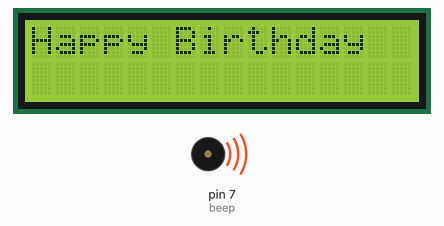
Bench run of a sketch on a simulated Arduino Uno, built with avr-gcc and run on an emulated ATmega328P. Parts: 16×2 character LCD, buzzer (waves = sounding).

Above: at 0.1 s.
At 9.1 s:
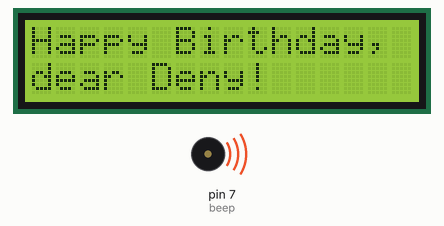
At 12.7 s:
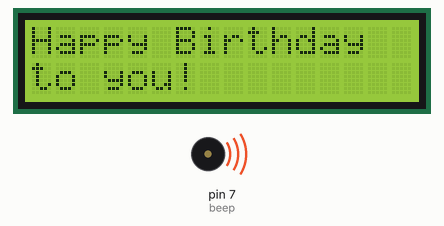
At 17.59 s:
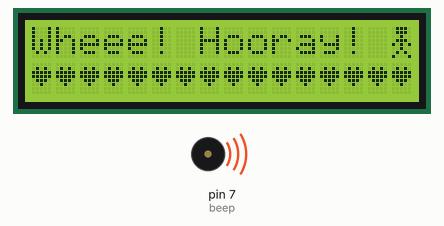
Timing chart, 0 to 40.0 s (numbered marks = the images above):
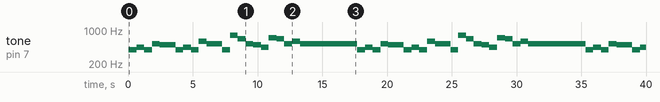

The sketch:

happy_birthday.ino
```cpp
#include <LiquidCrystal.h>
LiquidCrystal lcd(11, 12, 5, 4, 3, 2);
int beep = 7;

byte Heart[8] = {
  0b00000,
  0b01010,
  0b11111,
  0b11111,
  0b01110,
  0b00100,
  0b00000,
  0b00000
};

byte Chel_1[8] =
{
  0b01110,
  0b01110,
  0b10101,
  0b01110,
  0b00100,
  0b00100,
  0b01010,
  0b10001
};

byte Chel_2[8] =
{
  0b01110,
  0b01110,
  0b00100,
  0b01110,
  0b10101,
  0b00100,
  0b01010,
  0b10001
};

void setup() {
  lcd.begin(16, 2);
  lcd.createChar(0, Heart);
  lcd.createChar(1, Chel_1);
  lcd.createChar(2, Chel_2);
}

void loop() {
  v1();
  v2();
  v3();
  v4();
}

void v1() {
  lcd.setCursor(0, 0);
  lcd.print("Happy Birthday");
  tone(beep, 392);
  delay(300);
  tone(beep, 392);
  delay(300);
  tone(beep, 440);
  delay(600);
  tone(beep, 392);
  delay(600);
  lcd.setCursor(0, 1);
  lcd.print("to you!");
  tone(beep, 523);
  delay(600);
  tone(beep, 494);
  delay(1200);
  lcd.clear();
}

void v2() {
  lcd.setCursor(0, 0);
  lcd.print("Happy Birthday");
  tone(beep, 392);
  delay(300);
  tone(beep, 392);
  delay(300);
  tone(beep, 440);
  delay(600);
  tone(beep, 392);
  delay(600);
  lcd.setCursor(0, 1);
  lcd.print("to you!");
  tone(beep, 587);
  delay(600);
  tone(beep, 523);
  delay(1200);
  lcd.clear();
}

void v3() {
  lcd.setCursor(0, 0);
  lcd.print("Happy Birthday,");
  tone(beep, 392);
  delay(300);
  tone(beep, 392);
  delay(300);
  tone(beep, 784);
  delay(600);
  tone(beep, 659);
  delay(600);
  lcd.setCursor(0, 1);
  lcd.print("dear Deny!");
  tone(beep, 523);
  delay(300);
  tone(beep, 523);
  delay(300);
  tone(beep, 494);
  delay(600);
  tone(beep, 440);
  delay(600);
  lcd.clear();
}

void v4() {
  lcd.setCursor(0, 0);
  lcd.print("Happy Birthday");
  tone(beep, 698);
  delay(300);
  tone(beep, 698);
  delay(300);
  tone(beep, 659);
  delay(600);
  tone(beep, 523);
  delay(600);
  lcd.setCursor(0, 1);
  lcd.print("to you!");
  tone(beep, 587);
  delay(600);
  tone(beep, 523);
  delay(1200);
  lcd.clear();

  int index = 1;
  lcd.print("Wheee! Hooray!");
  for (int i = 0; i < 16; i++) {
    lcd.setCursor(15, 0);
    if (index == 1) {
      lcd.write(byte(index));
      index = 2;
    } else {
      lcd.write(byte(index));
      index = 1;
    }
    lcd.setCursor(i, 1);
    lcd.write(byte(0));
    delay(200);
  }
  lcd.clear();
}
```

Measured:
- by itself, tone on pin 7 (beep): plays 392 Hz for 0.60 s, 440 Hz for 0.60 s, 392 Hz for 0.60 s, 523 Hz for 0.60 s, 494 Hz for 1.2 s, 392 Hz for 0.60 s … (49 notes in this stretch)
- what the display in image 1 shows lasts 1.8 s, from 9.1 s to 10.9 s
